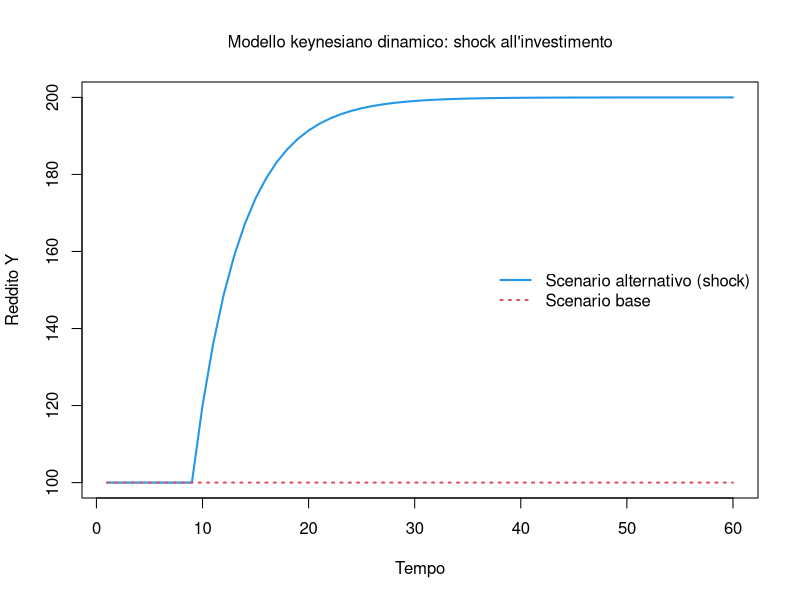

Write the R code that produced this figure.
# Modello keynesiano dinamico elementare
# Corso "Analisi economica" - Parte II (sezione 2.2.6)
# Ultima modifica: 31/07/2026

# Prepara l'ambiente ####
rm(list = ls(all = TRUE))
if (!is.null(dev.list())) dev.off()
cat("\014")              # Cancella tutto
nPeriods   <- 60         # Numero di periodi
nScenarios <- 2          # 1 = scenario base; 2 = shock all'investimento

# Crea funzione che definisce le variabili come matrici ####
mat <- function(z) matrix(data = z, nrow = nScenarios, ncol = nPeriods)

# Definisci i coefficienti del modello ####
c0 <- 10                 # Consumo autonomo
c1 <- 0.8                # Propensione marginale al consumo (0 < c1 < 1)
I0 <- mat(10)            # Investimento autonomo
Y  <- mat((c0 + 10) / (1 - c1))   # Valore di stato stazionario del reddito (moltiplicatore)
C  <- mat(0)             # Consumo totale
I  <- mat(0)             # Investimento totale

# Lancia il modello ####
for (j in 1:nScenarios) {
  
  for (i in 2:nPeriods) {
    
    if (i >= 10 && j == 2) I0[j, i] <- 30      # Shock: investimento 10 -> 30
    
    I[j, i] <- I0[j, i]
    C[j, i] <- c0 + c1 * Y[j, i - 1]
    Y[j, i] <- C[j, i] + I0[j, i]
    
  }
}

# Visualizza i risultati ####
plot(Y[2, ], type = "l", lwd = 2, col = 4, ylim = range(min(Y[,]),max(Y[,])),
     main = "Modello keynesiano dinamico: shock all'investimento",
     xlab = "Tempo", ylab = "Reddito Y", font.main = 1, cex.main = 1, cex.axis=1, cex.lab=1)
#grid()
lines(Y[1, ], lwd = 2, lty = 3, col = 2)
legend("right", c("Scenario alternativo (shock)", "Scenario base"),
       lty = c(1, 3), lwd = c(2, 2), col = c(4, 2), bty = "n", cex=1)
